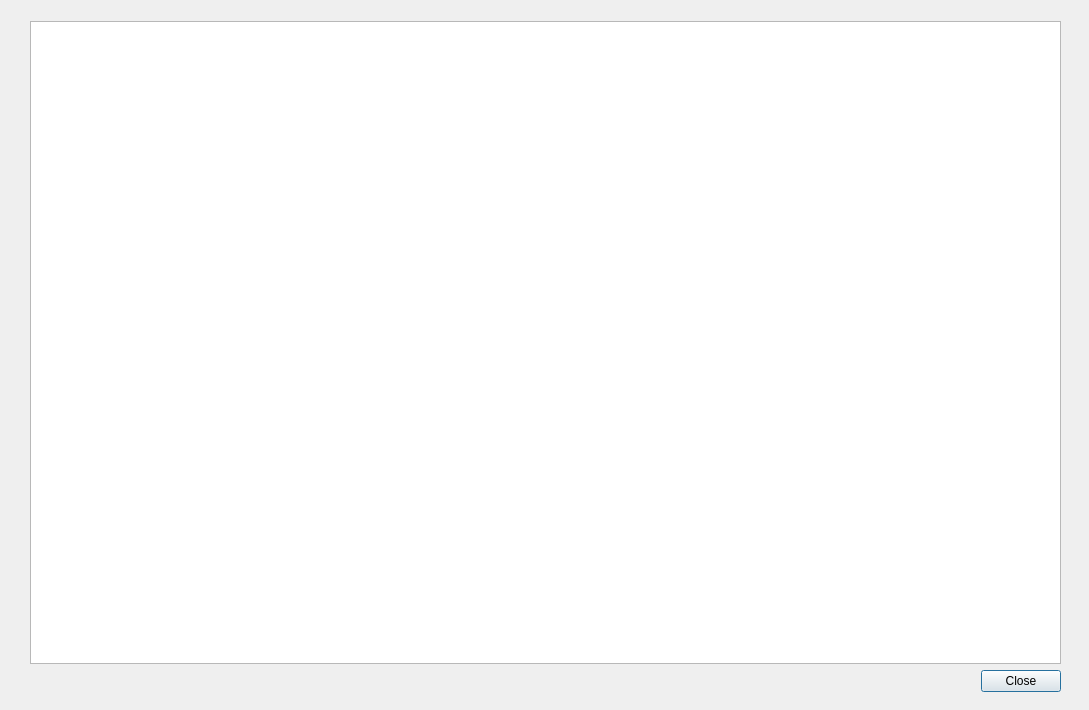
<?xml version="1.0" encoding="UTF-8"?>
<ui version="4.0">
 <class>LogDialog</class>
 <widget class="QDialog" name="LogDialog">
  <property name="geometry">
   <rect>
    <x>0</x>
    <y>0</y>
    <width>1089</width>
    <height>710</height>
   </rect>
  </property>
  <property name="windowTitle">
   <string>Dialog</string>
  </property>
  <widget class="QWidget" name="verticalLayoutWidget">
   <property name="geometry">
    <rect>
     <x>30</x>
     <y>21</y>
     <width>1031</width>
     <height>671</height>
    </rect>
   </property>
   <layout class="QVBoxLayout" name="verticalLayout">
    <item>
     <widget class="QTextEdit" name="textEdit"/>
    </item>
    <item>
     <layout class="QHBoxLayout" name="horizontalLayout">
      <item>
       <spacer name="horizontalSpacer">
        <property name="orientation">
         <enum>Qt::Horizontal</enum>
        </property>
        <property name="sizeHint" stdset="0">
         <size>
          <width>40</width>
          <height>20</height>
         </size>
        </property>
       </spacer>
      </item>
      <item>
       <widget class="QPushButton" name="pushButtonClose">
        <property name="text">
         <string>Close</string>
        </property>
       </widget>
      </item>
     </layout>
    </item>
   </layout>
  </widget>
 </widget>
 <resources/>
 <connections>
  <connection>
   <sender>pushButtonClose</sender>
   <signal>clicked()</signal>
   <receiver>LogDialog</receiver>
   <slot>accept()</slot>
   <hints>
    <hint type="sourcelabel">
     <x>1015</x>
     <y>681</y>
    </hint>
    <hint type="destinationlabel">
     <x>589</x>
     <y>670</y>
    </hint>
   </hints>
  </connection>
 </connections>
</ui>
